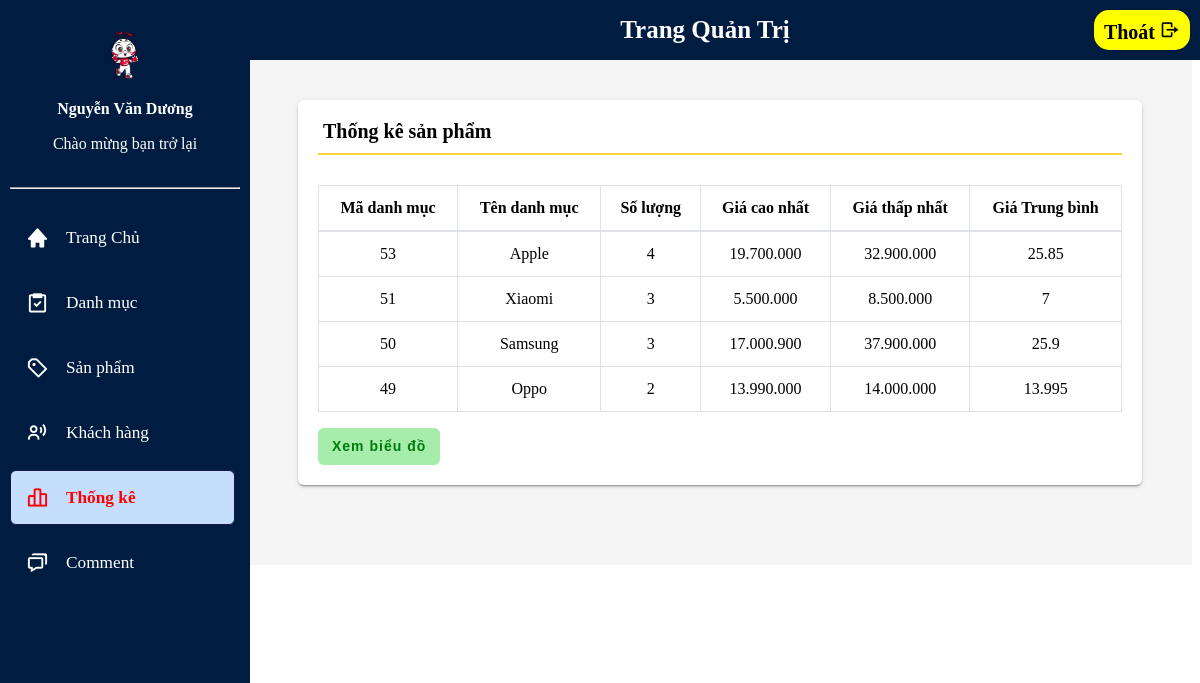
The page /Admin/index.php?act=statistical (signed in) on the database its author committed.
### tables this page shows
CREATE TABLE `tb_danhmuc` (
  `ID_danhmuc` int(11) NOT NULL,
  `Ten_danhmuc` varchar(255) NOT NULL
);

### model/pdo.php (called while the page is built, shortened)
<?php
function pdo_get_connection()
{
    $dburl = "mysql:host=localhost;
            dbname=du_an_mau;
            charset=utf8";
    $username = 'root';
    $password = '';
    $conn = new PDO($dburl, $username, $password);
    $conn->setAttribute(PDO::ATTR_ERRMODE, PDO::ERRMODE_EXCEPTION);
    return $conn;
}
function pdo_query($sql)
{
    $sql_args = array_slice(func_get_args(), 1);
    try {
        $conn = pdo_get_connection();
        $stmt = $conn->prepare($sql);
        $stmt->execute($sql_args);
        $rows = $stmt->fetchAll();
        return $rows;
    } catch (PDOException $e) {
        throw $e;
    } finally {
        unset($conn);
    }
}

### model/cart.php (called while the page is built)
<?php
function loadAll_statistical()
{
    $sql = "SELECT tb_danhmuc.ID_danhmuc as madm,tb_danhmuc.Ten_danhmuc as Tendm, count(tb_sanpham.ID) as CountSP, MIN(tb_sanpham.Price) as minPrice, MAX(tb_sanpham.Price) as maxPrice, AVG(tb_sanpham.Price) as avgPrice";
    $sql .= " FROM tb_sanpham left join tb_danhmuc on tb_danhmuc.ID_danhmuc=tb_sanpham.ID_dm";
    $sql .= " group by tb_danhmuc.ID_danhmuc order by tb_danhmuc.ID_danhmuc desc";
    $list_tk = pdo_query($sql);
    return $list_tk;
}

### Admin/Statistical/list.php (the view, shortened to what this page needs)
<!DOCTYPE html>
<html lang="en">
<head>
    <link rel="stylesheet" type="text/css" href="../style/main.css">
    <link rel="stylesheet" href="https://unpkg.com/boxicons@latest/css/boxicons.min.css">
</head>
<body>
    <header class="app-header">
        <ul class="app-nav">
            <h3>Trang Quản Trị</h3>
            <form action="index.php?act=out" class="rows">
                <a class="app-nav__item" href="../index.php">
                    Thoát <i class='bx bx-log-out bx-rotate-180'></i>
                </a>
            </form>
        </ul>
    </header>
    <aside class="app-sidebar">
        <div class="app-sidebar__user"><img class="app-sidebar__user-avatar" src="../image/Shipper_CPS3.77d4065.png" width="50px" alt="User Image">
            <div>
                <p class="app-sidebar__user-name"><b>Nguyễn Văn Dương</b></p>
                <p class="app-sidebar__user-designation">Chào mừng bạn trở lại</p>
            </div>
        </div>
        <hr>
        <ul class="app-menu">
            <li>
                <a class="app-menu__item" href="index.php">
                    <i class='app-menu__icon bx bxs-home'></i>
                    <span class="app-menu__label">Trang Chủ</span>
                </a>
            </li>
            <li>
                <a class="app-menu__item " href="index.php?act=add_dm">
                    <i class='app-menu__icon bx bx-task'></i>
                    <span class="app-menu__label">Danh mục</span>
                </a>
            </li>
            <li>
                <a class="app-menu__item" href="index.php?act=add_sp">
                    <i class='app-menu__icon bx bx-purchase-tag-alt'></i>
                    <span class="app-menu__label">Sản phẩm</span>
                </a>
            </li>
            <li>
                <a class="app-menu__item" href="index.php?act=list_client">
                    <i class='app-menu__icon bx bx-user-voice'></i>
                    <span class="app-menu__label">Khách hàng</span>
                </a>
            </li>
            <li>
                <a class="app-menu__item active" href="index.php?act=statistical">
                    <i class='app-menu__icon bx bx-bar-chart-alt-2'></i>
                    <span class="app-menu__label">Thống kê</span>
                </a>
            </li>
            <li>
                <a class="app-menu__item" href="index.php?act=commnet">
                    <i class='app-menu__icon bx bx bx-chat'></i>
                    <span class="app-menu__label">Comment</span>
                </a>
            </li>
        </ul>
    </aside>
    <main class="app-content">
        <div class="row">
            <div class="col-md-12">
                <div class="tile">
                    <h3 class="tile-title">Thống kê sản phẩm</h3>
                    <div class="tile-body">
                        <table class="table table-hover table-bordered" id="sampleTable">
                            <thead>
                                <tr>
                                    <th>Mã danh mục</th>
                                    <th>Tên danh mục</th>
                                    <th>Số lượng</th>
                                    <th>Giá cao nhất</th>
                                    <th>Giá thấp nhất</th>
                                    <th>Giá Trung bình</th>
                                </tr>
                            </thead>
                            <?php
                            foreach ($list_statistical as $thongke) {
                                extract($thongke);
                                echo '<tr>
                                    <td>' . $madm . '</td>
                                    <td> ' . $Tendm . ' </td>
                                    <td> ' . $CountSP . ' </td>
                                    <td> ' . $minPrice . ' </td>
                                    <td> ' . $maxPrice . ' </td>
                                    <td> ' . $avgPrice . ' </td>
                                    </tr>';
                            }
                            ?>
                        </table>
                    </div>
                    <a href="index.php?act=chart"><input class="btn btn-save" type="submit" value="Xem biểu đồ"></input></a>
                </div>
            </div>
        </div>
    </main>
</body>
</html>

### rows shown on the page
tb_danhmuc: ID_danhmuc "53", Ten_danhmuc "Apple", CountSP "4", minPrice "19.700.000", maxPrice "32.900.000", avgPrice "25.85"
tb_danhmuc: ID_danhmuc "51", Ten_danhmuc "Xiaomi", CountSP "3", minPrice "5.500.000", maxPrice "8.500.000", avgPrice "7"
tb_danhmuc: ID_danhmuc "50", Ten_danhmuc "Samsung", CountSP "3", minPrice "17.000.900", maxPrice "37.900.000", avgPrice "25.9"
tb_danhmuc: ID_danhmuc "49", Ten_danhmuc "Oppo", CountSP "2", minPrice "13.990.000", maxPrice "14.000.000", avgPrice "13.995"
